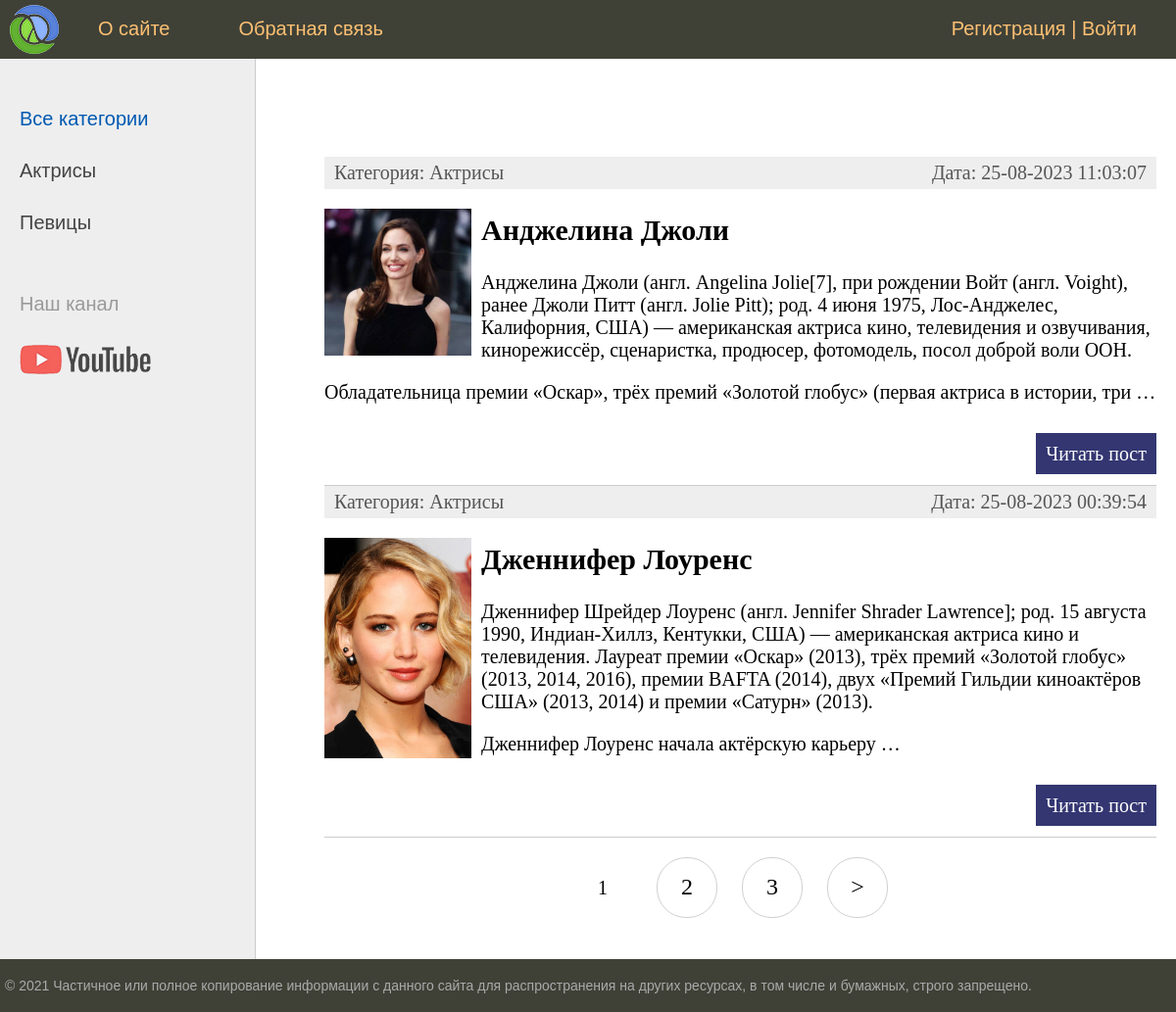
The page / on the database its author committed.
### women/models.py (models this page shows, shortened)
class Category(models.Model):
    name = models.CharField(max_length=100, db_index=True, verbose_name="Категория")
    slug = models.SlugField(max_length=255, unique=True, db_index=True, verbose_name="URL")
    def __str__(self):
        return self.name
    """
    def get_absolute_url(self):
        return reverse('category', kwargs={'cat_id': self.pk})
    """
    def get_absolute_url(self):
        return reverse('category', kwargs={'cat_slug': self.slug})
    class Meta:
        verbose_name = 'Категория'
        verbose_name_plural = 'Категории'
        ordering = ['id']

class Women(models.Model):
    title = models.CharField(max_length=255, verbose_name="Заголовок")
    slug = models.SlugField(max_length=255, unique=True, db_index=True, verbose_name="URL")
    content = models.TextField(blank=True, verbose_name="Текст статьи")
    time_create = models.DateTimeField(auto_now_add=True, verbose_name="Время создания")
    time_update = models.DateTimeField(auto_now=True, verbose_name="Время изменения")
    is_published = models.BooleanField(default=True, verbose_name="Публикация")
    cat = models.ForeignKey('Category', on_delete=models.PROTECT, verbose_name="Категории")
    """
    def get_absolute_url(self):
        return reverse('post', kwargs={'post_id': self.pk})
    """
    def get_absolute_url(self):
        return reverse('post', kwargs={'post_slug': self.slug})
    """
    def get_absolute_url2(self):
        return reverse('post', kwargs={'post_id': self.pk})
    """
    class Meta:
        verbose_name = 'Известные женщины'
        verbose_name_plural = 'Известные женщины'
        ordering = ['id']

class WomenPhoto(models.Model):
    photo = models.ImageField(upload_to="photos/%Y/%m/%d/", verbose_name="Фото")
    women = models.ForeignKey(Women, on_delete=models.PROTECT, verbose_name="Известные женщины")
    class Meta:
        verbose_name = 'Фотография известной женщины'
        verbose_name_plural = 'Фотографии известных женщин'

### women/views.py (the view)
# urls.py: path('', WomenHome.as_view(), name='home'),
class WomenHome(DataMixin, ListView):
    model = Women
    template_name = 'women/index.html'
    context_object_name = 'posts'
    def get_context_data(self, *, object_list=None, **kwargs):
        context = super().get_context_data(**kwargs)
        c_def = self.get_user_context(title="Главная страница")
        return dict(list(context.items()) + list(c_def.items()))
    def get_queryset(self):
        return Women.objects.filter(is_published=True)

### women/templatetags/women_tags.py (called while the page is built)
@register.simple_tag(name='getcats')
def get_categories(filter=None):
    if not filter:
        return Category.objects.all()
    else:
        return Category.objects.filter(pk=filter)

@register.inclusion_tag('women/list_menu.html', takes_context=True)
def show_menu(context):
    request = context['request']
    user_menu = menu.copy()
    if not request.user.is_authenticated:
        user_menu.pop(1)
    context['menu'] = user_menu
    return context

@register.inclusion_tag('women/photo.html')
def show_photos(women_id=0, cat_selected=0):
    photos = WomenPhoto.objects.filter(women_id=women_id)
    return {"photos": photos, "cat_selected": cat_selected}

### women/utils.py (called while the page is built)
    def get_user_context(self, **kwargs):
        context = kwargs
        cats = Category.objects.annotate(Count('women'))
        user_menu = menu.copy()
        if not self.request.user.is_authenticated:
            user_menu.pop(1)
        context['menu'] = user_menu
        context['cats'] = cats
        if 'cat_selected' not in context:
            context['cat_selected'] = 0
        return context

### women/templates/women/index.html (shortened to what this page needs)
{% extends 'women/base.html' %}
{% load women_tags %}
{% block content %}
<ul class="list-articles">
	{% for p in posts %}
			<li><div class="article-panel">
         <p class="first">Категория: {{p.cat}}</p>
         <p class="last">Дата: {{p.time_update|date:"d-m-Y H:i:s"}}</p>
</div>
				{% show_photos women_id=p.pk cat_selected=cat_selected %}
				<h2>{{p.title}}</h2>
				{% autoescape on %}
				{{p.content|linebreaks|truncatewords:50}}
				{% endautoescape %}
				<p class="link-read-post"><a href="{{ p.get_absolute_url }}">Читать пост</a></p>
			</li>
	{% endfor %}
</ul>
{% endblock %}

### women/templates/women/base.html (shortened to what this page needs)
{% load static %}
{% load static %}
{% load women_tags %}
<!DOCTYPE html>
<html>
<head>
	<link type="text/css" href="{% static 'women/css/styles.css' %}" rel="stylesheet" />
</head>
<body>
<table class="table-page" border=0 cellpadding="0" cellspacing="0">
<tr><td valign=top>
{% block mainmenu %}
		<div class="header">
			<ul id="mainmenu" class="mainmenu">
					<li class="logo"><a href="{% url 'home' %}"><div class="logo"></div></a></li>
				{% show_menu %}
			</ul>
		</div>
{% endblock mainmenu %}
<table class="table-content" border=0 cellpadding="0" cellspacing="0">
<tr>
	<td valign="top" class="left-chapters">
		{% getcats as categories %}
	<ul id="leftchapters">
{% if cat_selected == 0 %}
                   <li class="selected">Все категории</li>
{% else %}
		<!--
		Отображается ссылка
		-->
                   <li><a href="{% url 'home' %}">Все категории</a></li>
{% endif %}
		{% for c in cats %}
		{% if c.women__count > 0 %}
         {% if c.pk == cat_selected %}
                   <li class="selected">{{c.name}}</li>
         {% else %}
                   <li><a href="{{ c.get_absolute_url }}">{{c.name}}</a></li>
         {% endif %}
		{% endif %}
		{% endfor %}
		<li class="share">
		<p>Наш канал</p>
		<a class="share-yt" href="https://www.youtube.com/channel/UClJzWfGWuGJL2t-3dYKcHTA/playlists" target="_blank" rel="nofollow"></a>
		</li>
	</ul>
</td>
<td valign="top" class="content">
	<div class="content-text">
{% block content %}
{% endblock %}
		{% if page_obj.has_other_pages %}
		<nav class="list-pages">
    <ul>
        {% for p in paginator.page_range %}
		{% if page_obj.number == p %}
        <li class="page-num page-num-selected">{{ p }}</li>
		{% elif p >= page_obj.number|add:-2 and p <= page_obj.number|add:2 %}
        <li class="page-num">
            <a href="?page={{ p }}">{{ p }}</a>
        </li>
		{% endif %}
        {% endfor %}
				{% if page_obj.has_next %}
<li class="page-num">
         <a href="?page={{ page_obj.next_page_number }}">&gt;</a>
</li>
{% endif %}
    </ul>
</nav>
{% endif %}
	</div>
</td></tr></table>
</td></tr>
<tr><td valign=top>
	<div id="footer">
		<p>&copy; 2021 Частичное или полное копирование информации с данного сайта для распространения на других ресурсах, в том числе и бумажных, строго запрещено.</p>
	</div>
</td></tr></table>
</body>
</html>

### women/templates/women/photo.html (shortened to what this page needs)
{% if photos|length > 0 %}
				<p><img class="img-article-left thumb" src="{{photos.first.photo.url}}"></p>
{% endif %}

### women/static/women/css/styles.css (style rules this page uses)
html, body { font-family: 'Arial'; margin: 0; padding: 0; height: 100%; width: 100%; color: #444; }
a { color: #0059b2; text-decoration: none; }
img { max-width: 600px; height: auto; }
img.img-article-left { max-width: 300px; height: auto; float: left; padding: 0 10px 10px 0; }
img.img-article-left.thumb { max-width: 150px; height: auto; }
p.link-read-post { text-align: right; }
p.link-read-post a { padding: 10px; min-width: 100px; background: #333671; color: #fff; text-decoration: none; }
div.article-panel { background: #eee; padding: 5px 10px 5px 10px; box-sizing: border-box; overflow: hidden; color: #555; }
div.article-panel p.first { margin: 0; float: left; }
div.article-panel p.last { margin: 0; float: right; }
ul.list-articles { list-style: none; margin: 0; padding: 0; }
ul.list-articles li { border-bottom: 1px solid #ccc; }
.table-page { width: 100%; height: 100%; vertical-align: top; }
.table-page tr { height: 100%; }
.header { background: #3F4137; height: 60px; }
.logo { background: url('../images/logo.png') no-repeat 10px 5px; width: 70px; height: 60px; }
ul.mainmenu { list-style: none; margin: 0; padding: 0; height: 60px; color: #fdc073; font-size: 20px; overflow: hidden; }
ul.mainmenu li { float: left; margin: 18px 40px 0 30px; }
ul.mainmenu li.logo { margin: 0; }
ul.mainmenu li a { color: #fdc073; text-decoration: none; }
.table-content { width: 100%; min-height: 100%; height: 100%; }
.left-chapters { margin: 0; background: #eee; border-right: 1px solid #ccc; min-height: 100%; }
.left-chapters ul { width: 230px; min-height: 100%; margin: 0; padding: 20px 10px 10px 20px; list-style: none; font-size: 20px; }
.left-chapters ul li { margin: 30px 0 0 0; color: #999; }
.left-chapters ul li.selected { color: #0059b2; }
.left-chapters ul li a { color: #444; text-decoration: none; }
.left-chapters ul li.share { margin: 60px 0 0 0; }
.left-chapters ul li.share p { margin: 30px 0 30px 0; }
.left-chapters ul li.share a { display: inline-block; width: 40px; height: 40px; margin: 0 20px 0 0; }
.left-chapters ul li.share a.share-yt { width: 100%; height: 30px; background: url('../images/share_yt.png') no-repeat 0 0 }
.content { padding: 40px 20px 20px 40px; width: 100%; box-sizing: border-box; }
.content-text { margin: 60px 0 0 30px; color: #000; font-size: 20px; font-family: Yandex Sans Display Light; }
#footer { box-sizing: border-box; background: #3F4137; padding: 5px; color: #aaa; font-size: 14px; font-family: Verdana, Geneva, Arial, Helvetica; text-align: left; overflow: hidden; }
.list-pages { text-align: center; margin: 0 0 20px 0; }
.list-pages ul { margin: 20px 0 0 0; padding: 0; list-style: none; }
.list-pages ul li { display: inline-block; margin: 0 20px 0 0; }
.list-pages a { color: #000; font-size: 24px; text-decoration: none; }
.list-pages .page-num, .page-num-selected { display: inline-block; width: 60px; height: 44px; padding: 16px 0 0 0; border: 1px solid #d0d0d0; border-radius: 30px; }
.list-pages .page-num-selected { border: none; color: #000; font-size: 20px; }

### rows shown on the page
Category: name "Актрисы"
Category: name "Певицы"
Women: cat "Актрисы", time_update "25-08-2023 11:03:07", first.photo (picture), title "Анджелина Джоли", content "Анджелина Джоли (англ. Angelina Jolie[7], при рождении Войт (англ. Voight), ранее Джоли Питт (англ. Jolie Pitt); род. 4 июня 1975, Лос-Анджелес, Калифорния, США) — американская актриса кино, телевидения и озвучивания, кинорежиссёр, сценаристка, продюсер, фотомодель, посол доброй воли ООН. Обладательница премии «Оскар», трёх премий «Золотой глобус» (первая актриса в истории, три …"
Women: cat "Актрисы", time_update "25-08-2023 00:39:54", first.photo (picture), title "Дженнифер Лоуренс", content "Дженнифер Шрейдер Лоуренс (англ. Jennifer Shrader Lawrence]; род. 15 августа 1990, Индиан-Хиллз, Кентукки, США) — американская актриса кино и телевидения. Лауреат премии «Оскар» (2013), трёх премий «Золотой глобус» (2013, 2014, 2016), премии BAFTA (2014), двух «Премий Гильдии киноактёров США» (2013, 2014) и премии «Сатурн» (2013). Дженнифер Лоуренс начала актёрскую карьеру …"

### other values the page prints
{{ m.title }} "О сайте" "Обратная связь"
{{ p }} "1"
{{ p }} "2" "3"
